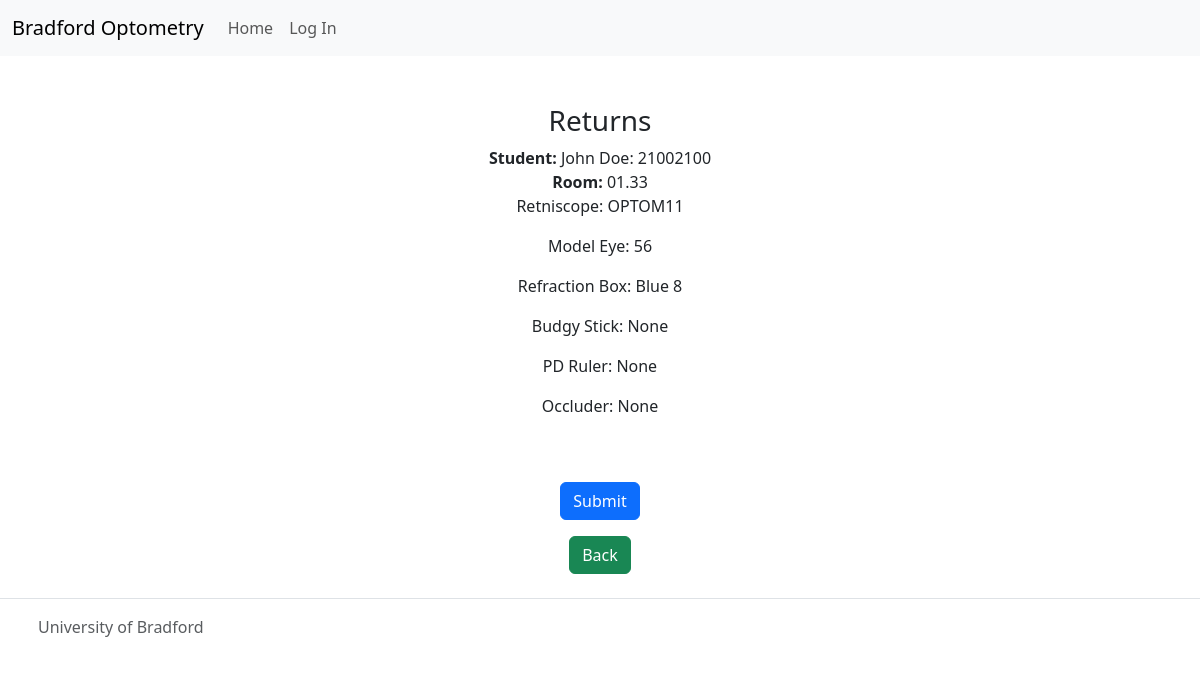
/loan/returns/1, run on the app's committed database.
### loan/models.py (models this page shows, shortened)
class Loan(models.Model):
    student = models.ForeignKey(Student, on_delete=models.CASCADE)
    equipment = models.CharField(max_length=250)
    date = models.DateField(auto_now_add=True)
    time_taken = models.TimeField(auto_now_add=True)
    time_returned = models.TimeField(auto_now_add=False, default='12:00')
    room = models.CharField(max_length=10, default="0.00")
    equipment_returned = models.CharField(max_length=250, default="None")
    all_returned = models.BooleanField(default=False)

class Student(models.Model):
    name = models.CharField(max_length=150)
    surname = models.CharField(max_length=150)
    student_nr = models.CharField(max_length=15)

### loan/views.py (the view)
# urls.py: path('returns/<int:pk>', views.returns, name='returns')
def returns(request,pk):
    returns = get_object_or_404(Loan, id=pk)
    equipment = returns.equipment.split(",")
    now = datetime.now()
    current_time = now.strftime("%H:%M:%S")
    print(current_time)
    if request.method == 'POST':
        returns.equipment_returned = returns.equipment
        returns.all_returned = True
        returns.time_returned = current_time
        returns.save()
        return redirect(reverse('loan'))
    return render(request, 'returns.html',{'returns':returns, 'equipment': equipment})

### templates/returns.html (shortened to what this page needs)
{% extends 'base.html' %}
{% block content %}
<div class="row justify-content-center mt-5">
    <div class="col col-lg-6">
        <h3>Returns</h3>
        <form method="POST">
            <strong>Student:</strong> {{returns.student.name}} {{returns.student.surname}}: {{returns.student.student_nr}}
            <br>
            <strong>Room:</strong> {{returns.room}}
            {% for item in equipment %}
                <p>{{item}}</p>
            {% endfor %}
            <button type="submit" class="btn btn-primary mt-5">Submit</button>
        </form>
    </div>
</div>
  <a class="btn btn-success mt-3" href="{% url 'list' %}">Back</a>
{% endblock %}

### data on the page
Loan: student.name "John", student.surname "Doe", student.student_nr "21002100", room "01.33"

### other printed values
{{ item }} "Retniscope: OPTOM11" "Model Eye: 56" "Refraction Box: Blue 8" "Budgy Stick: None" "PD Ruler: None" "Occluder: None"
